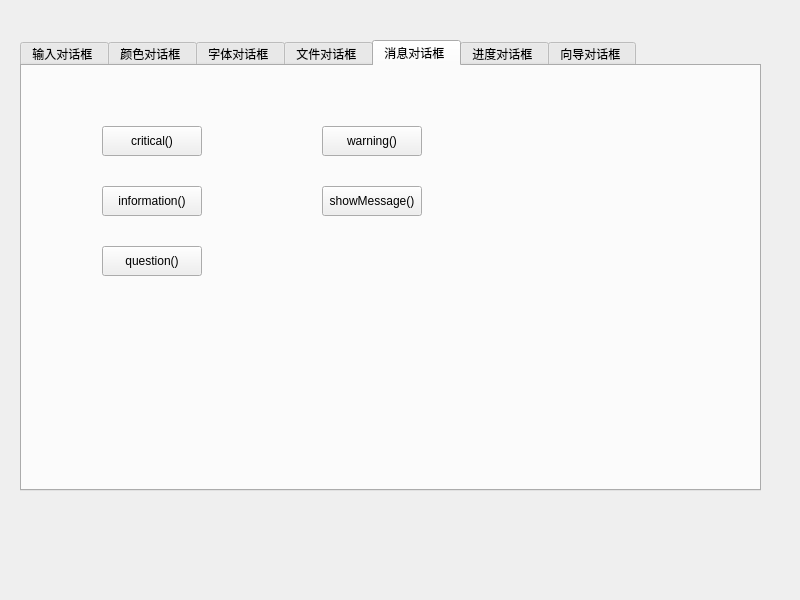
<?xml version="1.0" encoding="UTF-8"?>
<ui version="4.0">
 <class>StandardDialogs</class>
 <widget class="QWidget" name="StandardDialogs">
  <property name="geometry">
   <rect>
    <x>0</x>
    <y>0</y>
    <width>800</width>
    <height>600</height>
   </rect>
  </property>
  <property name="windowTitle">
   <string>StandardDialogs</string>
  </property>
  <widget class="QTabWidget" name="tabWidget">
   <property name="geometry">
    <rect>
     <x>20</x>
     <y>40</y>
     <width>741</width>
     <height>451</height>
    </rect>
   </property>
   <property name="currentIndex">
    <number>4</number>
   </property>
   <widget class="QWidget" name="tab">
    <attribute name="title">
     <string>输入对话框 </string>
    </attribute>
    <widget class="QFrame" name="frame">
     <property name="geometry">
      <rect>
       <x>9</x>
       <y>19</y>
       <width>711</width>
       <height>391</height>
      </rect>
     </property>
     <property name="frameShape">
      <enum>QFrame::StyledPanel</enum>
     </property>
     <property name="frameShadow">
      <enum>QFrame::Raised</enum>
     </property>
     <widget class="QPushButton" name="btn_getint">
      <property name="geometry">
       <rect>
        <x>50</x>
        <y>40</y>
        <width>100</width>
        <height>25</height>
       </rect>
      </property>
      <property name="text">
       <string> getInt()</string>
      </property>
      <property name="checkable">
       <bool>true</bool>
      </property>
     </widget>
     <widget class="QPushButton" name="btn_getdouble">
      <property name="geometry">
       <rect>
        <x>50</x>
        <y>80</y>
        <width>100</width>
        <height>25</height>
       </rect>
      </property>
      <property name="text">
       <string>getDouble()</string>
      </property>
     </widget>
     <widget class="QPushButton" name="btn_getitem">
      <property name="geometry">
       <rect>
        <x>50</x>
        <y>120</y>
        <width>100</width>
        <height>25</height>
       </rect>
      </property>
      <property name="text">
       <string>getItem</string>
      </property>
     </widget>
     <widget class="QPushButton" name="btn_gettext">
      <property name="geometry">
       <rect>
        <x>50</x>
        <y>160</y>
        <width>100</width>
        <height>25</height>
       </rect>
      </property>
      <property name="text">
       <string>getText()</string>
      </property>
     </widget>
     <widget class="QPushButton" name="btn_getmtext">
      <property name="geometry">
       <rect>
        <x>50</x>
        <y>200</y>
        <width>100</width>
        <height>25</height>
       </rect>
      </property>
      <property name="text">
       <string>getMultiText()</string>
      </property>
     </widget>
     <widget class="QLabel" name="label_1">
      <property name="geometry">
       <rect>
        <x>200</x>
        <y>40</y>
        <width>100</width>
        <height>25</height>
       </rect>
      </property>
      <property name="text">
       <string>int</string>
      </property>
     </widget>
     <widget class="QLabel" name="label_2">
      <property name="geometry">
       <rect>
        <x>200</x>
        <y>80</y>
        <width>100</width>
        <height>25</height>
       </rect>
      </property>
      <property name="text">
       <string>double</string>
      </property>
     </widget>
     <widget class="QLabel" name="label_3">
      <property name="geometry">
       <rect>
        <x>200</x>
        <y>120</y>
        <width>100</width>
        <height>25</height>
       </rect>
      </property>
      <property name="text">
       <string>item</string>
      </property>
     </widget>
     <widget class="QLabel" name="label_4">
      <property name="geometry">
       <rect>
        <x>200</x>
        <y>160</y>
        <width>100</width>
        <height>25</height>
       </rect>
      </property>
      <property name="text">
       <string>text</string>
      </property>
     </widget>
     <widget class="QLabel" name="label_5">
      <property name="geometry">
       <rect>
        <x>200</x>
        <y>200</y>
        <width>100</width>
        <height>25</height>
       </rect>
      </property>
      <property name="text">
       <string>multitext</string>
      </property>
     </widget>
    </widget>
   </widget>
   <widget class="QWidget" name="tab_2">
    <attribute name="title">
     <string>颜色对话框 </string>
    </attribute>
    <widget class="QWidget" name="widget" native="true">
     <property name="geometry">
      <rect>
       <x>40</x>
       <y>40</y>
       <width>621</width>
       <height>341</height>
      </rect>
     </property>
     <widget class="QPushButton" name="btn_getcolor">
      <property name="geometry">
       <rect>
        <x>30</x>
        <y>20</y>
        <width>150</width>
        <height>100</height>
       </rect>
      </property>
      <property name="text">
       <string>getColor</string>
      </property>
     </widget>
     <widget class="QLabel" name="label_color">
      <property name="geometry">
       <rect>
        <x>80</x>
        <y>140</y>
        <width>100</width>
        <height>20</height>
       </rect>
      </property>
      <property name="text">
       <string>是否显示透明度</string>
      </property>
     </widget>
     <widget class="QToolButton" name="check_alpha">
      <property name="geometry">
       <rect>
        <x>40</x>
        <y>140</y>
        <width>20</width>
        <height>20</height>
       </rect>
      </property>
      <property name="text">
       <string/>
      </property>
      <property name="checkable">
       <bool>true</bool>
      </property>
      <property name="checked">
       <bool>false</bool>
      </property>
     </widget>
    </widget>
   </widget>
   <widget class="QWidget" name="tab_3">
    <attribute name="title">
     <string>字体对话框 </string>
    </attribute>
    <widget class="QPushButton" name="btn_font">
     <property name="geometry">
      <rect>
       <x>90</x>
       <y>80</y>
       <width>100</width>
       <height>25</height>
      </rect>
     </property>
     <property name="text">
      <string>getFont()</string>
     </property>
    </widget>
    <widget class="QLabel" name="label_font">
     <property name="geometry">
      <rect>
       <x>270</x>
       <y>120</y>
       <width>60</width>
       <height>20</height>
      </rect>
     </property>
     <property name="text">
      <string> 你好,Qt</string>
     </property>
    </widget>
   </widget>
   <widget class="QWidget" name="tab_4">
    <attribute name="title">
     <string>文件对话框 </string>
    </attribute>
    <widget class="QLineEdit" name="line_path">
     <property name="geometry">
      <rect>
       <x>140</x>
       <y>60</y>
       <width>150</width>
       <height>25</height>
      </rect>
     </property>
    </widget>
    <widget class="QPushButton" name="btn_dir">
     <property name="geometry">
      <rect>
       <x>400</x>
       <y>60</y>
       <width>200</width>
       <height>25</height>
      </rect>
     </property>
     <property name="text">
      <string>getExistingDirectory()</string>
     </property>
    </widget>
    <widget class="QPushButton" name="btn_file">
     <property name="geometry">
      <rect>
       <x>400</x>
       <y>100</y>
       <width>200</width>
       <height>25</height>
      </rect>
     </property>
     <property name="text">
      <string>getOpenFileName()</string>
     </property>
    </widget>
    <widget class="QPushButton" name="btn_files">
     <property name="geometry">
      <rect>
       <x>400</x>
       <y>140</y>
       <width>200</width>
       <height>25</height>
      </rect>
     </property>
     <property name="text">
      <string>getOpenFileNames()</string>
     </property>
    </widget>
    <widget class="QPushButton" name="btn_savefile">
     <property name="geometry">
      <rect>
       <x>400</x>
       <y>180</y>
       <width>200</width>
       <height>25</height>
      </rect>
     </property>
     <property name="text">
      <string>getSaveFilenames()</string>
     </property>
    </widget>
   </widget>
   <widget class="QWidget" name="tab_5">
    <attribute name="title">
     <string>消息对话框 </string>
    </attribute>
    <widget class="QPushButton" name="btn_critical">
     <property name="geometry">
      <rect>
       <x>80</x>
       <y>60</y>
       <width>100</width>
       <height>30</height>
      </rect>
     </property>
     <property name="text">
      <string>critical()</string>
     </property>
    </widget>
    <widget class="QPushButton" name="btn_info">
     <property name="geometry">
      <rect>
       <x>80</x>
       <y>120</y>
       <width>100</width>
       <height>30</height>
      </rect>
     </property>
     <property name="text">
      <string>information()</string>
     </property>
    </widget>
    <widget class="QPushButton" name="btn_question">
     <property name="geometry">
      <rect>
       <x>80</x>
       <y>180</y>
       <width>100</width>
       <height>30</height>
      </rect>
     </property>
     <property name="text">
      <string>question()</string>
     </property>
    </widget>
    <widget class="QPushButton" name="btn_warning">
     <property name="geometry">
      <rect>
       <x>300</x>
       <y>60</y>
       <width>100</width>
       <height>30</height>
      </rect>
     </property>
     <property name="text">
      <string>warning()</string>
     </property>
    </widget>
    <widget class="QPushButton" name="btn_message">
     <property name="geometry">
      <rect>
       <x>300</x>
       <y>120</y>
       <width>100</width>
       <height>30</height>
      </rect>
     </property>
     <property name="text">
      <string>showMessage()</string>
     </property>
    </widget>
   </widget>
   <widget class="QWidget" name="tab_6">
    <attribute name="title">
     <string>进度对话框 </string>
    </attribute>
    <widget class="QPushButton" name="btn_progress">
     <property name="geometry">
      <rect>
       <x>140</x>
       <y>110</y>
       <width>75</width>
       <height>30</height>
      </rect>
     </property>
     <property name="text">
      <string>  进度</string>
     </property>
    </widget>
   </widget>
   <widget class="QWidget" name="tab_7">
    <attribute name="title">
     <string>向导对话框 </string>
    </attribute>
    <widget class="QPushButton" name="btn_wizard">
     <property name="geometry">
      <rect>
       <x>200</x>
       <y>150</y>
       <width>75</width>
       <height>30</height>
      </rect>
     </property>
     <property name="text">
      <string> 弹出向导</string>
     </property>
    </widget>
   </widget>
  </widget>
 </widget>
 <resources/>
 <connections/>
</ui>
